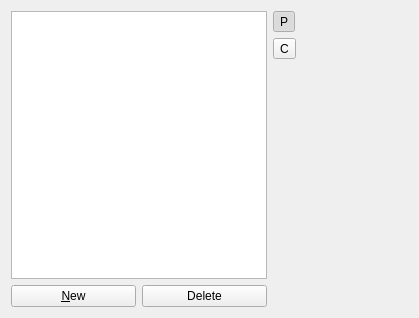
<?xml version="1.0" encoding="UTF-8"?>
<ui version="4.0">
 <class>StyleManager</class>
 <widget class="QWidget" name="StyleManager">
  <property name="geometry">
   <rect>
    <x>0</x>
    <y>0</y>
    <width>419</width>
    <height>318</height>
   </rect>
  </property>
  <property name="sizePolicy">
   <sizepolicy hsizetype="Preferred" vsizetype="Preferred">
    <horstretch>1</horstretch>
    <verstretch>0</verstretch>
   </sizepolicy>
  </property>
  <layout class="QGridLayout">
   <item row="0" column="0" colspan="2">
    <widget class="StylesWidget" name="styles"/>
   </item>
   <item row="0" column="4" rowspan="2">
    <widget class="QStackedWidget" name="stackedWidget">
     <property name="currentIndex">
      <number>1</number>
     </property>
     <widget class="StyleManagerWelcome" name="welcomePage"/>
     <widget class="ParagraphGeneral" name="paragraphStylePage"/>
     <widget class="CharacterGeneral" name="characterStylePage"/>
     <widget class="NewStyleWidget" name="createPage"/>
    </widget>
   </item>
   <item row="1" column="0">
    <widget class="QPushButton" name="bNew">
     <property name="text">
      <string>&amp;New</string>
     </property>
    </widget>
   </item>
   <item row="1" column="1">
    <widget class="QPushButton" name="bDelete">
     <property name="text">
      <string>Delete</string>
     </property>
    </widget>
   </item>
   <item row="0" column="2" rowspan="2">
    <widget class="QWidget" name="styleTypeContainer" native="true">
     <layout class="QVBoxLayout" name="verticalLayout">
      <property name="margin">
       <number>0</number>
      </property>
      <item>
       <widget class="QToolButton" name="paragButton">
        <property name="text">
         <string>P</string>
        </property>
        <property name="checkable">
         <bool>true</bool>
        </property>
        <property name="checked">
         <bool>true</bool>
        </property>
        <property name="autoExclusive">
         <bool>true</bool>
        </property>
       </widget>
      </item>
      <item>
       <widget class="QToolButton" name="charButton">
        <property name="text">
         <string>C</string>
        </property>
        <property name="checkable">
         <bool>true</bool>
        </property>
        <property name="autoExclusive">
         <bool>true</bool>
        </property>
       </widget>
      </item>
      <item>
       <spacer name="verticalSpacer">
        <property name="orientation">
         <enum>Qt::Vertical</enum>
        </property>
        <property name="sizeHint" stdset="0">
         <size>
          <width>20</width>
          <height>40</height>
         </size>
        </property>
       </spacer>
      </item>
     </layout>
    </widget>
   </item>
  </layout>
 </widget>
 <customwidgets>
  <customwidget>
   <class>ParagraphGeneral</class>
   <extends>QWidget</extends>
   <header>dialogs/ParagraphGeneral.h</header>
   <container>1</container>
  </customwidget>
  <customwidget>
   <class>NewStyleWidget</class>
   <extends>QWidget</extends>
   <header>dialogs/NewStyleWidget.h</header>
   <container>1</container>
  </customwidget>
  <customwidget>
   <class>CharacterGeneral</class>
   <extends>QWidget</extends>
   <header>dialogs/CharacterGeneral.h</header>
   <container>1</container>
  </customwidget>
  <customwidget>
   <class>StylesWidget</class>
   <extends>QListWidget</extends>
   <header>dialogs/StylesWidget.h</header>
  </customwidget>
  <customwidget>
   <class>StyleManagerWelcome</class>
   <extends>QWidget</extends>
   <header>dialogs/StyleManagerWelcome.h</header>
   <container>1</container>
  </customwidget>
 </customwidgets>
 <resources/>
 <connections/>
</ui>
